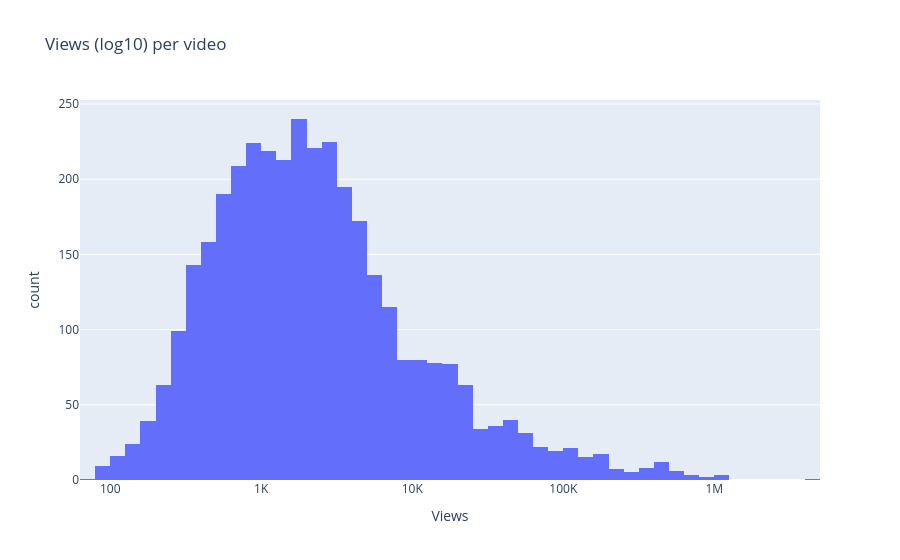

The notebook cell this image was saved under:
### Code cell
fig = px.histogram(
    df, x='log10_views',
    nbins=80,
    title='Views (log10) per video', 
    labels={'log10_views': 'Views'}
    )
fig.update_xaxes(
    tickvals=[2, 3, 4, 5, 6],
    ticktext=['100', '1K', '10K', '100K', '1M'])
fig.show()

### Figure 1 — Plotly figure (JSON) as saved in the notebook; plotly's stock layout.template omitted (floating-point values rounded to 4 significant figures; data arrays with more than 128 entries replaced by an {"elided": "..."} marker saying what was removed)
{"data": [{"bingroup": "x", "hovertemplate": "Views=%{x}<br>count=%{y}<extra></extra>", "legendgroup": "", "marker": {"color": "#636efa", "pattern": {"shape": ""}}, "name": "", "nbinsx": 80, "orientation": "v", "showlegend": false, "type": "histogram", "x": {"elided": "3571 float values"}, "xaxis": "x", "yaxis": "y"}], "layout": {"barmode": "relative", "legend": {"tracegroupgap": 0}, "title": {"text": "Views (log10) per video"}, "xaxis": {"anchor": "y", "domain": [0, 1], "ticktext": ["100", "1K", "10K", "100K", "1M"], "tickvals": [2, 3, 4, 5, 6], "title": {"text": "Views"}}, "yaxis": {"anchor": "x", "domain": [0, 1], "title": {"text": "count"}}}}
